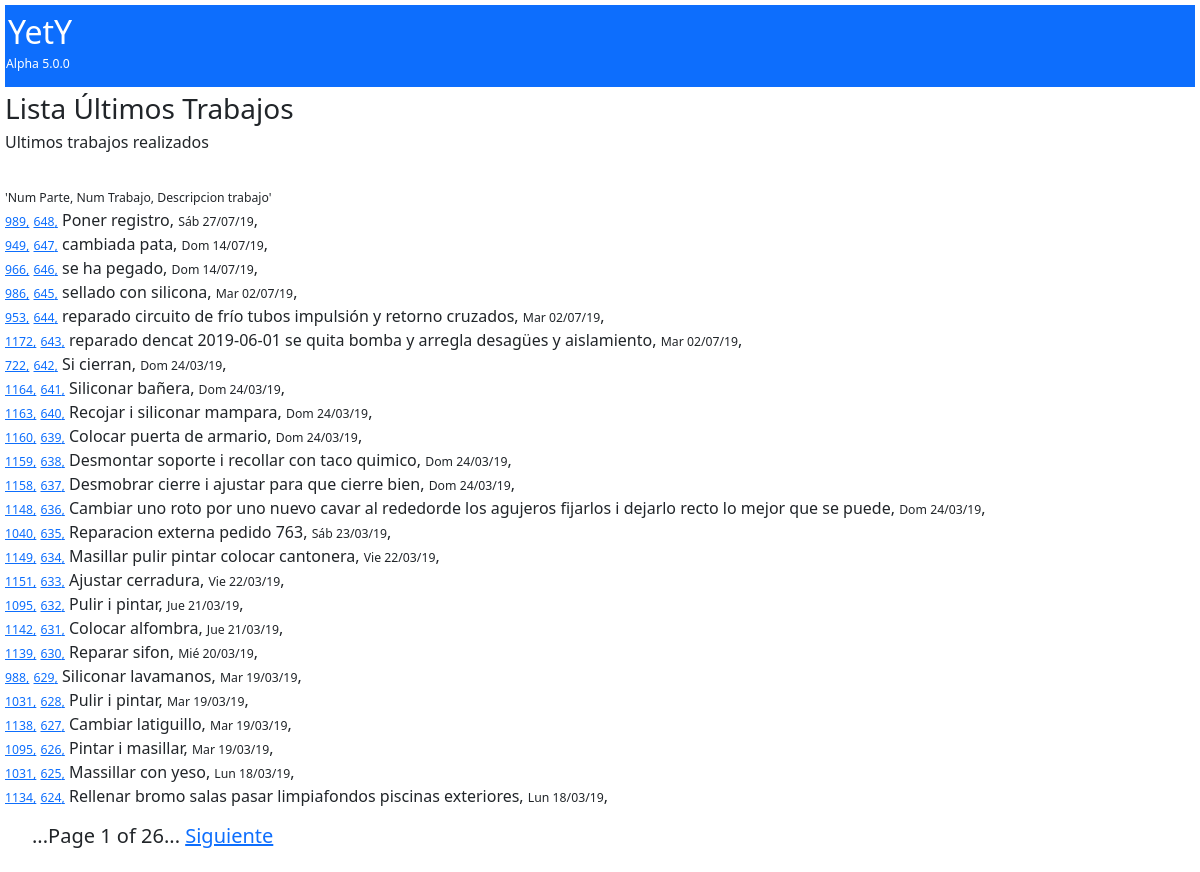
The app's page /partes/trabajo/listado with its own data.
### partes/models.py (models this page shows, shortened)
class Ot_Trabajos(models.Model):
    num_tra=models.AutoField(primary_key=True,verbose_name='Numero TRA', help_text="Numero de Trabajo")
    num_ot_tra=models.ForeignKey('Ot_Parte',verbose_name='Num de parte', help_text="Num de parte",on_delete=models.CASCADE)
    descripcion_tra=models.CharField(max_length=300,verbose_name='Descripción', help_text="Descripción del Trabajo")
    fecha_tra=models.DateField(auto_now_add=True,verbose_name='Fecha del trabajo')
    fecha_cambio_tra=models.DateField(auto_now=True,verbose_name='Fecha del ultimo cambio')
    fecha_hora_cambio_tra=models.DateTimeField(auto_now=True,verbose_name='Fecha y hora del ultimo cambio')
    class Meta:
        ordering = ["-fecha_cambio_tra"]

class Ot_Parte(models.Model):
    num_ot=models.AutoField(primary_key=True, verbose_name='numero de Ot', help_text="numero de orden de trabajo")
    ubicacion_ot=models.ForeignKey('Ot_Ubicaciones',max_length=30,verbose_name='Ubicación', help_text="Numero de Habitación o ubicación",on_delete=models.SET_NULL,null=True)
    elemento_ot =models.ForeignKey('Ot_Elementos',  max_length=30,verbose_name='Elemento',  help_text="Elemento, Objeto o Aparato",      on_delete=models.SET_NULL,null=True)
    descripcion_ot=models.CharField(max_length=300,verbose_name='Descripción', help_text="Descripción del problema")
    fecha_ot=models.DateField(auto_now_add=True,verbose_name='Fecha del parte')
    fecha_cambio_ot=models.DateField(auto_now=True,verbose_name='Fecha del ultimo cambio')
    fecha_hora_cambio_ot=models.DateTimeField(auto_now=True,verbose_name='Fecha y hora del ultimo cambio')
    PRIORIDADES=(('1','Urgente') ,('2','Provoca daños') , ('3','Molesta al cliente' ), ('4', 'Mala imagen' ),('5','Legal'))
    prioridad_ot=models.CharField(max_length=30, blank=True, default='1',choices=PRIORIDADES)
    ESTADOS_DE_OT=[ ('Pendiente','Pendiente'),('En Curso','En Curso'),('Terminado','Terminado'), ("Inversion","Inversion"), ('En espera','En espera'), ("Otro","Otro")]
    estado_ot=models.CharField (max_length=30,default='Pendiente', choices=ESTADOS_DE_OT)
    RECURSOS_PROP_O_EXT=[('Propios','Recursos Propios'), ('externos','Recursos externos'),('mixtos','mixtos') ]
    recursos_ot=models.CharField (max_length=30,default='Propios', choices=RECURSOS_PROP_O_EXT)#(Recursos propios o externos)
    etiqueta_ot=models.CharField( default='',blank=True, max_length=30,help_text="Poner una etiqueta a este parte")
    notas_ot=models.CharField(default='',max_length=30, blank=True, help_text="Poner una nota a este parte") #        falta por definir (Nota para relacionar)
    CORRECTIVO_PREVENTIVO_LEGAL_SERVICIO=[('Correctivo','Correctivo'),('Preventivo','Preventivo'),('Legal','Legal'),('Servicio o Ayuda','Servicio o Ayuda'),('Atencion cliente','Atencion cliente')]
    tipo_aviso_ot=models.CharField(max_length=30,default='Correctivo',choices=CORRECTIVO_PREVENTIVO_LEGAL_SERVICIO) # correctivo, preventivo, servicio
    def __str__(self):
        return '{}'.format(self.num_ot)
    class Meta:
        ordering = ["-num_ot"]

### partes/views.py (the view)
class ListaTrab(ListView):#Ultimos trabajos realizados
    model = Ot_Trabajos
    paginate_by = 25
    ordering = ['-fecha_cambio_tra','-num_tra']
    template_name = 'ot_trabajos_list.html'

### partes/templates/ot_trabajos_list.html
<!doctype html>
<html lang="es">
{% extends "inicio.html" %}
{% block content %}
  <ul class="list-unstyled">
        <h3>Lista Últimos Trabajos </h3>
        <h6>Ultimos trabajos realizados </h6>
        <br>
        <small><small> 'Num Parte, Num Trabajo, Descripcion trabajo' </small></small>
      {% for Ot_Trabajos in object_list %}
        <li>
          <a  href="/partes/{{ Ot_Trabajos.num_ot_tra }} "> <small><small>{{ Ot_Trabajos.num_ot_tra }},</small></small></a>
          <a  href="/partes/trabajo/{{ Ot_Trabajos.num_tra }}/{{ Ot_Trabajos.num_ot_tra }} "><small><small>{{ Ot_Trabajos.num_tra }},</small></small></a>
          {{ Ot_Trabajos.descripcion_tra }},
          <small><small>{{ Ot_Trabajos.fecha_cambio_tra|date:"D d/m/y" }}</small></small>,
        </li>
      {% endfor %}
  </ul>
{% endblock %}

### records on screen
Ot_Trabajos: num_ot_tra "989", num_tra "648", descripcion_tra "Poner registro", fecha_cambio_tra "Sáb 27/07/19"
Ot_Trabajos: num_ot_tra "949", num_tra "647", descripcion_tra "cambiada pata", fecha_cambio_tra "Dom 14/07/19"
Ot_Trabajos: num_ot_tra "966", num_tra "646", descripcion_tra "se ha pegado", fecha_cambio_tra "Dom 14/07/19"
Ot_Trabajos: num_ot_tra "986", num_tra "645", descripcion_tra "sellado con silicona", fecha_cambio_tra "Mar 02/07/19"
Ot_Trabajos: num_ot_tra "953", num_tra "644", descripcion_tra "reparado circuito de frío tubos impulsión y retorno cruzados", fecha_cambio_tra "Mar 02/07/19"
Ot_Trabajos: num_ot_tra "1172", num_tra "643", descripcion_tra "reparado dencat 2019-06-01 se quita bomba y arregla desagües y aislamiento", fecha_cambio_tra "Mar 02/07/19"
Ot_Trabajos: num_ot_tra "722", num_tra "642", descripcion_tra "Si cierran", fecha_cambio_tra "Dom 24/03/19"
Ot_Trabajos: num_ot_tra "1164", num_tra "641", descripcion_tra "Siliconar bañera", fecha_cambio_tra "Dom 24/03/19"
Ot_Trabajos: num_ot_tra "1163", num_tra "640", descripcion_tra "Recojar i siliconar mampara", fecha_cambio_tra "Dom 24/03/19"
Ot_Trabajos: num_ot_tra "1160", num_tra "639", descripcion_tra "Colocar puerta de armario", fecha_cambio_tra "Dom 24/03/19"
Ot_Trabajos: num_ot_tra "1159", num_tra "638", descripcion_tra "Desmontar soporte i recollar con taco quimico", fecha_cambio_tra "Dom 24/03/19"
Ot_Trabajos: num_ot_tra "1158", num_tra "637", descripcion_tra "Desmobrar cierre i ajustar para que cierre bien", fecha_cambio_tra "Dom 24/03/19"
Ot_Trabajos: num_ot_tra "1148", num_tra "636", descripcion_tra "Cambiar uno roto por uno nuevo cavar al rededorde los agujeros fijarlos i dejarlo recto lo mejor que se puede", fecha_cambio_tra "Dom 24/03/19"
Ot_Trabajos: num_ot_tra "1040", num_tra "635", descripcion_tra "Reparacion externa pedido 763", fecha_cambio_tra "Sáb 23/03/19"
Ot_Trabajos: num_ot_tra "1149", num_tra "634", descripcion_tra "Masillar pulir pintar colocar cantonera", fecha_cambio_tra "Vie 22/03/19"
Ot_Trabajos: num_ot_tra "1151", num_tra "633", descripcion_tra "Ajustar cerradura", fecha_cambio_tra "Vie 22/03/19"
Ot_Trabajos: num_ot_tra "1095", num_tra "632", descripcion_tra "Pulir i pintar", fecha_cambio_tra "Jue 21/03/19"
Ot_Trabajos: num_ot_tra "1142", num_tra "631", descripcion_tra "Colocar alfombra", fecha_cambio_tra "Jue 21/03/19"
Ot_Trabajos: num_ot_tra "1139", num_tra "630", descripcion_tra "Reparar sifon", fecha_cambio_tra "Mié 20/03/19"
Ot_Trabajos: num_ot_tra "988", num_tra "629", descripcion_tra "Siliconar lavamanos", fecha_cambio_tra "Mar 19/03/19"
Ot_Trabajos: num_ot_tra "1031", num_tra "628", descripcion_tra "Pulir i pintar", fecha_cambio_tra "Mar 19/03/19"
Ot_Trabajos: num_ot_tra "1138", num_tra "627", descripcion_tra "Cambiar latiguillo", fecha_cambio_tra "Mar 19/03/19"
Ot_Trabajos: num_ot_tra "1095", num_tra "626", descripcion_tra "Pintar i masillar", fecha_cambio_tra "Mar 19/03/19"
Ot_Trabajos: num_ot_tra "1031", num_tra "625", descripcion_tra "Massillar con yeso", fecha_cambio_tra "Lun 18/03/19"
Ot_Trabajos: num_ot_tra "1134", num_tra "624", descripcion_tra "Rellenar bromo salas pasar limpiafondos piscinas exteriores", fecha_cambio_tra "Lun 18/03/19"

### other values on screen
{{ page_obj.number }} "1"
{{ page_obj.paginator.num_pages }} "26"
